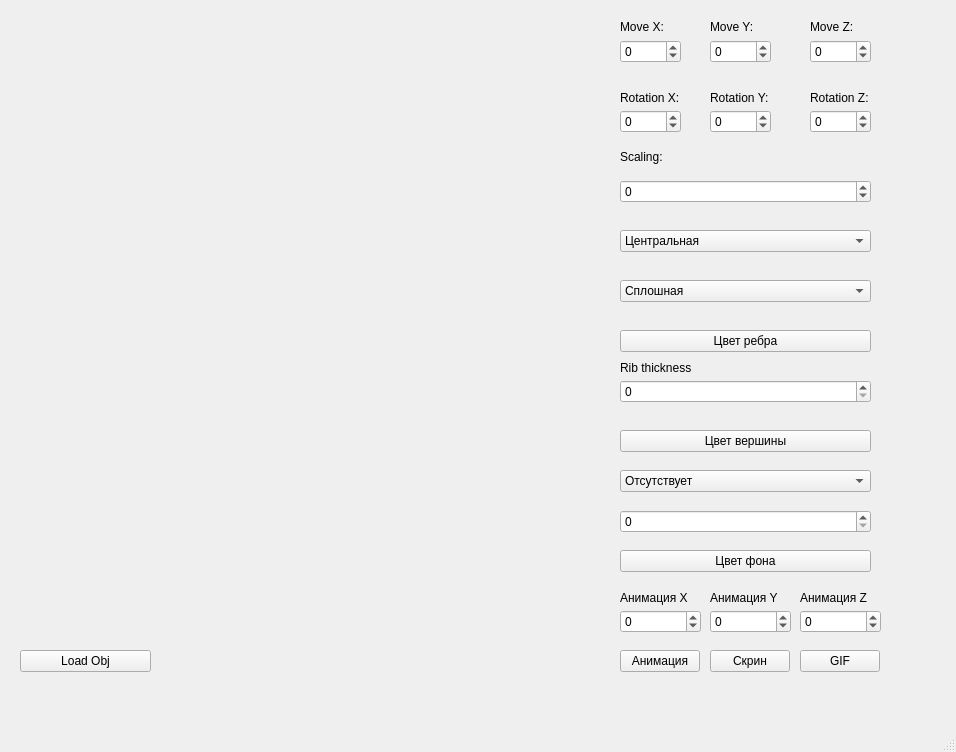
<?xml version="1.0" encoding="UTF-8"?>
<ui version="4.0">
 <class>MainWindow</class>
 <widget class="QMainWindow" name="MainWindow">
  <property name="geometry">
   <rect>
    <x>0</x>
    <y>0</y>
    <width>956</width>
    <height>752</height>
   </rect>
  </property>
  <property name="windowTitle">
   <string>MainWindow</string>
  </property>
  <widget class="QWidget" name="centralwidget">
  <widget class="QWidget" name="widget" native="true">
    <property name="geometry">
     <rect>
      <x>30</x>
      <y>20</y>
      <width>561</width>
      <height>611</height>
     </rect>
    </property>
   </widget>
   <widget class="QSpinBox" name="spinBox">
    <property name="geometry">
     <rect>
      <x>620</x>
      <y>40</y>
      <width>61</width>
      <height>23</height>
     </rect>
    </property>
    <property name="minimum">
     <number>-180</number>
    </property>
    <property name="maximum">
     <number>180</number>
    </property>
   </widget>
   <widget class="QSpinBox" name="spinBox_2">
    <property name="geometry">
     <rect>
      <x>710</x>
      <y>40</y>
      <width>61</width>
      <height>23</height>
     </rect>
    </property>
    <property name="minimum">
     <number>-180</number>
    </property>
    <property name="maximum">
     <number>180</number>
    </property>
   </widget>
   <widget class="QSpinBox" name="spinBox_3">
    <property name="geometry">
     <rect>
      <x>810</x>
      <y>40</y>
      <width>61</width>
      <height>23</height>
     </rect>
    </property>
    <property name="minimum">
     <number>-180</number>
    </property>
    <property name="maximum">
     <number>180</number>
    </property>
   </widget>
   <widget class="QSpinBox" name="spinBox_4">
    <property name="geometry">
     <rect>
      <x>620</x>
      <y>110</y>
      <width>61</width>
      <height>23</height>
     </rect>
    </property>
    <property name="minimum">
     <number>-180</number>
    </property>
    <property name="maximum">
     <number>180</number>
    </property>
   </widget>
   <widget class="QSpinBox" name="spinBox_5">
    <property name="geometry">
     <rect>
      <x>710</x>
      <y>110</y>
      <width>61</width>
      <height>23</height>
     </rect>
    </property>
    <property name="minimum">
     <number>-180</number>
    </property>
    <property name="maximum">
     <number>180</number>
    </property>
   </widget>
   <widget class="QSpinBox" name="spinBox_6">
    <property name="geometry">
     <rect>
      <x>810</x>
      <y>110</y>
      <width>61</width>
      <height>23</height>
     </rect>
    </property>
    <property name="minimum">
     <number>-180</number>
    </property>
    <property name="maximum">
     <number>180</number>
    </property>
   </widget>
   <widget class="QSpinBox" name="spinBox_7">
    <property name="geometry">
     <rect>
      <x>620</x>
      <y>180</y>
      <width>251</width>
      <height>23</height>
     </rect>
    </property>
    <property name="minimum">
     <number>-180</number>
    </property>
    <property name="maximum">
     <number>180</number>
    </property>
   </widget>
   <widget class="QPushButton" name="pushButton">
    <property name="geometry">
     <rect>
      <x>20</x>
      <y>650</y>
      <width>131</width>
      <height>22</height>
     </rect>
    </property>
    <property name="text">
     <string>Load Obj</string>
    </property>
   </widget>
   <widget class="QLabel" name="label">
    <property name="geometry">
     <rect>
      <x>620</x>
      <y>20</y>
      <width>57</width>
      <height>14</height>
     </rect>
    </property>
    <property name="text">
     <string>Move X:</string>
    </property>
   </widget>
   <widget class="QLabel" name="label_2">
    <property name="geometry">
     <rect>
      <x>710</x>
      <y>20</y>
      <width>57</width>
      <height>14</height>
     </rect>
    </property>
    <property name="text">
     <string>Move Y:</string>
    </property>
   </widget>
   <widget class="QLabel" name="label_3">
    <property name="geometry">
     <rect>
      <x>810</x>
      <y>20</y>
      <width>57</width>
      <height>14</height>
     </rect>
    </property>
    <property name="text">
     <string>Move Z:</string>
    </property>
   </widget>
   <widget class="QLabel" name="label_4">
    <property name="geometry">
     <rect>
      <x>620</x>
      <y>90</y>
      <width>71</width>
      <height>16</height>
     </rect>
    </property>
    <property name="text">
     <string>Rotation X:</string>
    </property>
   </widget>
   <widget class="QLabel" name="label_5">
    <property name="geometry">
     <rect>
      <x>710</x>
      <y>90</y>
      <width>71</width>
      <height>16</height>
     </rect>
    </property>
    <property name="text">
     <string>Rotation Y:</string>
    </property>
   </widget>
   <widget class="QLabel" name="label_6">
    <property name="geometry">
     <rect>
      <x>810</x>
      <y>90</y>
      <width>71</width>
      <height>16</height>
     </rect>
    </property>
    <property name="text">
     <string>Rotation Z:</string>
    </property>
   </widget>
   <widget class="QLabel" name="label_7">
    <property name="geometry">
     <rect>
      <x>620</x>
      <y>150</y>
      <width>57</width>
      <height>14</height>
     </rect>
    </property>
    <property name="text">
     <string>Scaling:</string>
    </property>
   </widget>
   <widget class="QComboBox" name="comboBox">
    <property name="geometry">
     <rect>
      <x>620</x>
      <y>230</y>
      <width>251</width>
      <height>22</height>
     </rect>
    </property>
    <item>
     <property name="text">
      <string>Центральная</string>
     </property>
    </item>
    <item>
     <property name="text">
      <string>Параллельная</string>
     </property>
    </item>
   </widget>
   <widget class="QComboBox" name="comboBox_2">
    <property name="geometry">
     <rect>
      <x>620</x>
      <y>280</y>
      <width>251</width>
      <height>22</height>
     </rect>
    </property>
    <item>
     <property name="text">
      <string>Сплошная</string>
     </property>
    </item>
    <item>
     <property name="text">
      <string>Пунктирная</string>
     </property>
    </item>
   </widget>
   <widget class="QPushButton" name="pushButton_2">
    <property name="geometry">
     <rect>
      <x>620</x>
      <y>330</y>
      <width>251</width>
      <height>22</height>
     </rect>
    </property>
    <property name="text">
     <string>Цвет ребра</string>
    </property>
   </widget>
   <widget class="QPushButton" name="pushButton_3">
    <property name="geometry">
     <rect>
      <x>620</x>
      <y>430</y>
      <width>251</width>
      <height>22</height>
     </rect>
    </property>
    <property name="text">
     <string>Цвет вершины</string>
    </property>
   </widget>
   <widget class="QPushButton" name="pushButton_4">
    <property name="geometry">
     <rect>
      <x>620</x>
      <y>550</y>
      <width>251</width>
      <height>22</height>
     </rect>
    </property>
    <property name="text">
     <string>Цвет фона</string>
    </property>
   </widget>
   <widget class="QComboBox" name="comboBox_3">
    <property name="geometry">
     <rect>
      <x>620</x>
      <y>470</y>
      <width>251</width>
      <height>22</height>
     </rect>
    </property>
    <item>
     <property name="text">
      <string>Отсутствует</string>
     </property>
    </item>
    <item>
     <property name="text">
      <string>Круг</string>
     </property>
    </item>
    <item>
     <property name="text">
      <string>Квадрат</string>
     </property>
    </item>
   </widget>
   <widget class="QSpinBox" name="spinBox_8">
    <property name="geometry">
     <rect>
      <x>620</x>
      <y>380</y>
      <width>251</width>
      <height>23</height>
     </rect>
    </property>
   </widget>
   <widget class="QLabel" name="label_8">
    <property name="geometry">
     <rect>
      <x>620</x>
      <y>360</y>
      <width>231</width>
      <height>16</height>
     </rect>
    </property>
    <property name="text">
     <string>Rib thickness</string>
    </property>
   </widget>
   <widget class="QSpinBox" name="spinBox_9">
    <property name="geometry">
     <rect>
      <x>620</x>
      <y>510</y>
      <width>251</width>
      <height>23</height>
     </rect>
    </property>
   </widget>
   <widget class="QPushButton" name="pushButton_5">
    <property name="geometry">
     <rect>
      <x>620</x>
      <y>650</y>
      <width>80</width>
      <height>22</height>
     </rect>
    </property>
    <property name="text">
     <string>Анимация</string>
    </property>
   </widget>
   <widget class="QPushButton" name="pushButton_6">
    <property name="geometry">
     <rect>
      <x>710</x>
      <y>650</y>
      <width>80</width>
      <height>22</height>
     </rect>
    </property>
    <property name="text">
     <string>Скрин</string>
    </property>
   </widget>
   <widget class="QPushButton" name="pushButton_7">
    <property name="geometry">
     <rect>
      <x>800</x>
      <y>650</y>
      <width>80</width>
      <height>22</height>
     </rect>
    </property>
    <property name="text">
     <string>GIF</string>
    </property>
   </widget>
   <widget class="QSpinBox" name="spinBox_10">
    <property name="geometry">
     <rect>
      <x>620</x>
      <y>610</y>
      <width>81</width>
      <height>23</height>
     </rect>
    </property>
    <property name="minimum">
     <number>-180</number>
    </property>
    <property name="maximum">
     <number>180</number>
    </property>
   </widget>
   <widget class="QSpinBox" name="spinBox_11">
    <property name="geometry">
     <rect>
      <x>710</x>
      <y>610</y>
      <width>81</width>
      <height>23</height>
     </rect>
    </property>
    <property name="minimum">
     <number>-180</number>
    </property>
    <property name="value">
     <number>0</number>
    </property>
   </widget>
   <widget class="QSpinBox" name="spinBox_12">
    <property name="geometry">
     <rect>
      <x>800</x>
      <y>610</y>
      <width>81</width>
      <height>23</height>
     </rect>
    </property>
    <property name="minimum">
     <number>-180</number>
    </property>
    <property name="value">
     <number>0</number>
    </property>
   </widget>
   <widget class="QLabel" name="label_9">
    <property name="geometry">
     <rect>
      <x>620</x>
      <y>590</y>
      <width>81</width>
      <height>16</height>
     </rect>
    </property>
    <property name="text">
     <string>Анимация X</string>
    </property>
   </widget>
   <widget class="QLabel" name="label_10">
    <property name="geometry">
     <rect>
      <x>710</x>
      <y>590</y>
      <width>81</width>
      <height>16</height>
     </rect>
    </property>
    <property name="text">
     <string>Анимация Y</string>
    </property>
   </widget>
   <widget class="QLabel" name="label_11">
    <property name="geometry">
     <rect>
      <x>800</x>
      <y>590</y>
      <width>81</width>
      <height>16</height>
     </rect>
    </property>
    <property name="text">
     <string>Анимация Z</string>
    </property>
   </widget>
  </widget>
  <widget class="QStatusBar" name="statusbar"/>
 </widget>
 <resources/>
 <connections/>
</ui>
